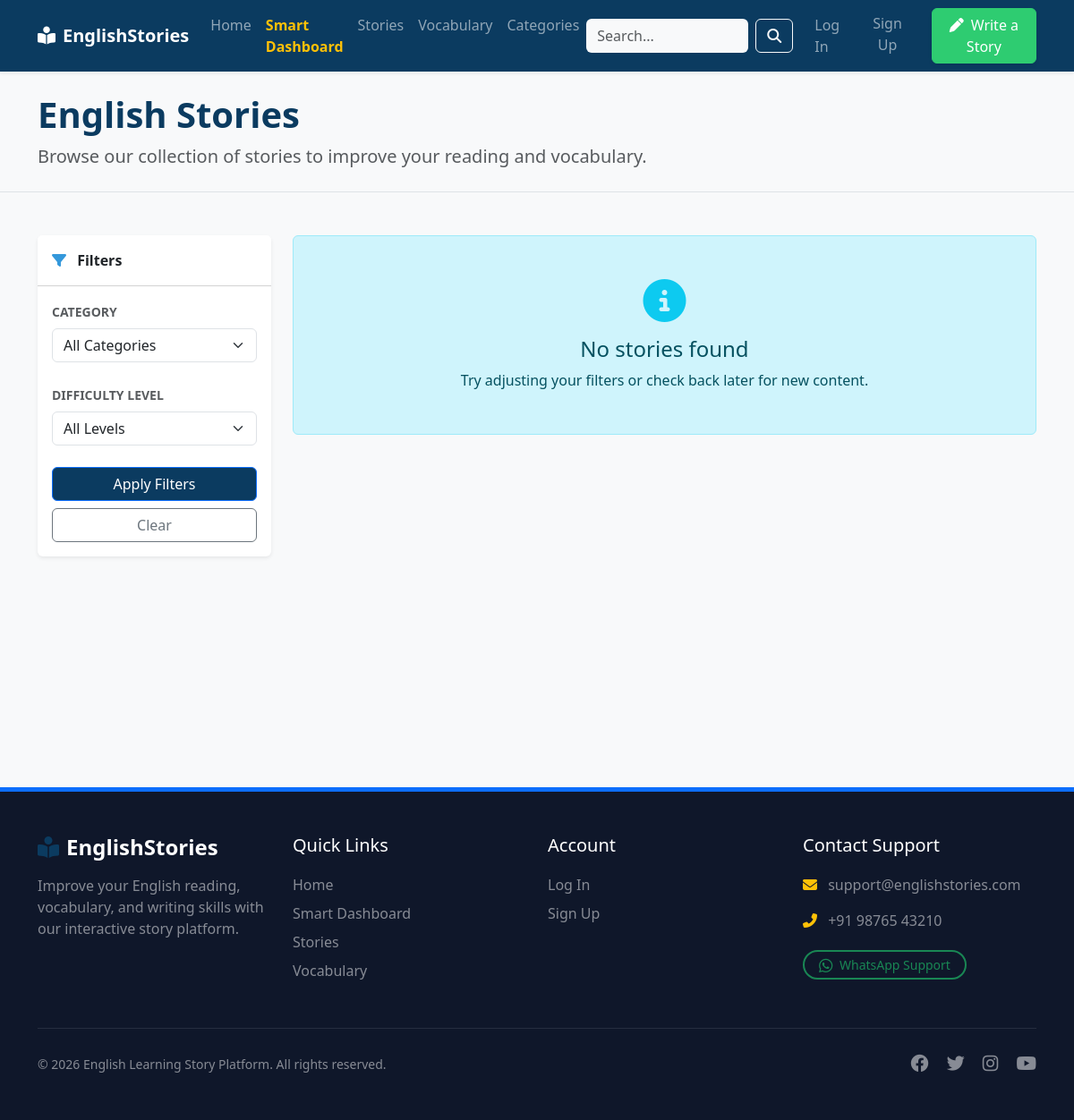
/english-learning/stories.php, run on an earlier commit of the app's database.
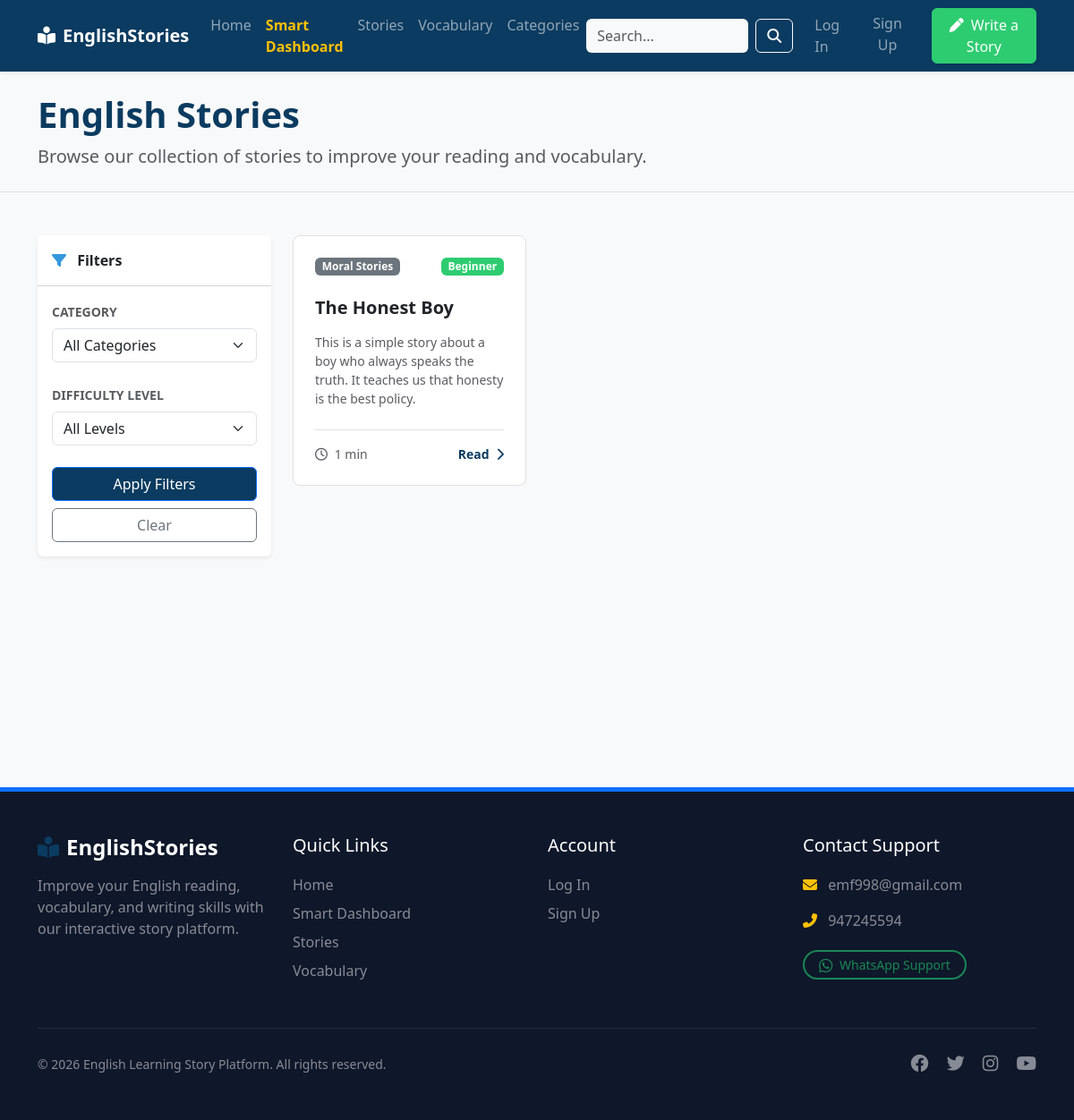
And on a later commit of the database.
### tables this page shows
CREATE TABLE `stories` (
  `id` int(11) NOT NULL AUTO_INCREMENT,
  `title` varchar(255) NOT NULL,
  `slug` varchar(255) NOT NULL,
  `short_description` text DEFAULT NULL,
  `content` longtext DEFAULT NULL,
  `category_id` int(11) DEFAULT NULL,
  `difficulty` enum('Beginner','Intermediate','Advanced') DEFAULT 'Beginner',
  `reading_time` int(11) DEFAULT 5,
  `featured_image` varchar(255) DEFAULT NULL,
  `status` enum('Draft','Published') DEFAULT 'Draft',
  `seo_title` varchar(255) DEFAULT NULL,
  `seo_description` text DEFAULT NULL,
  `created_at` timestamp NOT NULL DEFAULT current_timestamp(),
  `updated_at` timestamp NOT NULL DEFAULT current_timestamp() ON UPDATE current_timestamp(),
  PRIMARY KEY (`id`),
  UNIQUE KEY `slug` (`slug`),
  KEY `category_id` (`category_id`),
  CONSTRAINT `stories_ibfk_1` FOREIGN KEY (`category_id`) REFERENCES `categories` (`id`) ON DELETE SET NULL
);

CREATE TABLE `categories` (
  `id` int(11) NOT NULL AUTO_INCREMENT,
  `name` varchar(100) NOT NULL,
  `slug` varchar(100) NOT NULL,
  `created_at` timestamp NOT NULL DEFAULT current_timestamp(),
  PRIMARY KEY (`id`),
  UNIQUE KEY `slug` (`slug`)
);

### english-learning/includes/functions.php (called while the page is built, shortened)
<?php
function escape($string) {
    return htmlspecialchars($string, ENT_QUOTES, 'UTF-8');
}
?>

### english-learning/stories.php (the view, shortened to what the changed rows need)
<?php
require_once 'config/database.php';
$page = isset($_GET['page']) ? (int)$_GET['page'] : 1;
$per_page = 9;
$offset = ($page - 1) * $per_page;
$where = ["s.status = 'Published'"];
$params = [];
$where_clause = implode(' AND ', $where);
$sql = "
    SELECT s.*, c.name as category_name
    FROM stories s
    LEFT JOIN categories c ON s.category_id = c.id
    WHERE $where_clause
    ORDER BY s.created_at DESC
    LIMIT $per_page OFFSET $offset
";
$stmt = $pdo->prepare($sql);
$stmt->execute($params);
$stories = $stmt->fetchAll();
include 'includes/header.php';
?>
<div class="bg-light py-4 mb-5 border-bottom">
    <div class="container">
        <h1 class="fw-bold text-primary-custom mb-2">English Stories</h1>
    </div>
</div>
<div class="container">
    <div class="row">
        <div class="col-lg-9">
            <?php if(count($stories) > 0): ?>
                <div class="row g-4 mb-4">
                    <?php foreach($stories as $story): ?>
                    <div class="col-md-6 col-lg-4">
                        <div class="card story-card rounded-3 overflow-hidden">
                            <div class="card-body p-4 d-flex flex-column">
                                <div class="mb-2 d-flex justify-content-between align-items-center">
                                    <span class="badge bg-secondary"><?= escape($story['category_name'] ?: 'Uncategorized') ?></span>
                                    <?php if($story['difficulty'] == 'Beginner'): ?>
                                        <span class="badge badge-beginner">Beginner</span>
                                    <?php elseif($story['difficulty'] == 'Intermediate'): ?>
                                        <span class="badge badge-intermediate">Intermediate</span>
                                    <?php else: ?>
                                        <span class="badge badge-advanced">Advanced</span>
                                    <?php endif; ?>
                                </div>
                                <h5 class="card-title fw-bold mt-3 mb-3">
                                    <a href="story.php?id=<?= $story['id'] ?>" class="text-dark stretched-link"><?= escape($story['title']) ?></a>
                                </h5>
                                <p class="card-text text-muted mb-4 small"><?= escape($story['short_description']) ?></p>
                                <div class="mt-auto pt-3 border-top d-flex justify-content-between align-items-center">
                                    <small class="text-muted"><i class="far fa-clock me-1"></i> <?= $story['reading_time'] ?> min</small>
                                    <span class="text-primary-custom fw-bold small">Read <i class="fas fa-chevron-right ms-1"></i></span>
                                </div>
                            </div>
                        </div>
                    </div>
                    <?php endforeach; ?>
                </div>
            <?php else: ?>
                <div class="alert alert-info text-center py-5">
                    <i class="fas fa-info-circle fa-3x mb-3 text-info"></i>
                    <h4>No stories found</h4>
                    <p class="mb-0">Try adjusting your filters or check back later for new content.</p>
                </div>
            <?php endif; ?>
        </div>
    </div>
</div>
<?php include 'includes/footer.php'; ?>

### english-learning/includes/footer.php (shortened to what the changed rows need)
<?php
$footer_settings = [];
try {
    $stmt_footer = $pdo->query("SELECT setting_key, setting_value FROM site_settings");
    while ($row = $stmt_footer->fetch()) {
        $footer_settings[$row['setting_key']] = $row['setting_value'];
    }
} catch (PDOException $e) {
}
$c_email = $footer_settings['contact_email'] ?? 'support@englishstories.com';
$c_phone = $footer_settings['contact_phone'] ?? '+91 98765 43210';
$c_wa    = $footer_settings['contact_whatsapp'] ?? '919876543210';
?>
</main>
<footer class="py-5 mt-auto border-top border-5 border-primary" style="background-color: #0f172a; color: #f8fafc;">
    <div class="container">
        <div class="row gy-4">
            <div class="col-lg-3 col-md-6">
                <ul class="list-unstyled mb-0 lh-lg">
                    <li class="text-white-50 mb-2"><i class="fas fa-envelope me-2 text-warning"></i> <?= escape($c_email) ?></li>
                    <li class="text-white-50 mb-2"><i class="fas fa-phone-alt me-2 text-warning"></i> <?= escape($c_phone) ?></li>
                    <li class="mt-3">
                        <a href="https://wa.me/<?= escape($c_wa) ?>" target="_blank" class="btn btn-sm btn-outline-success border-2 rounded-pill px-3">
                        </a>
                    </li>
                </ul>
            </div>
        </div>
    </div>
</footer>
</body>
</html>

What changed in the data, as far as the page shows it:
added stories: category.name "Moral Stories", difficulty "Beginner", title "The Honest Boy", short_description "This is a simple story about a boy who always speaks the truth. It teaches us that honesty is the best policy.", reading_time "1"
Also different on the page:
$c_email: "support@englishstories.com" → "emf998@gmail.com"
$c_phone: "+91 98765 43210" → "947245594"
text no longer shown: "No stories found Try adjusting your filters or check back later for new content."
